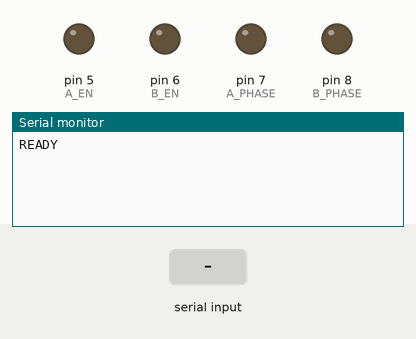
A sketch run on a simulated Arduino Uno, built with avr-gcc and run on an emulated ATmega328P. On the bench: output pins drawn as LEDs (lit = HIGH), the last lines printed to the serial monitor. Inputs (shaded band) come from the test bench.

Above: at 1.2 s.
1.3 s: "ESTOP:\n" received over Serial
At 2.5 s:
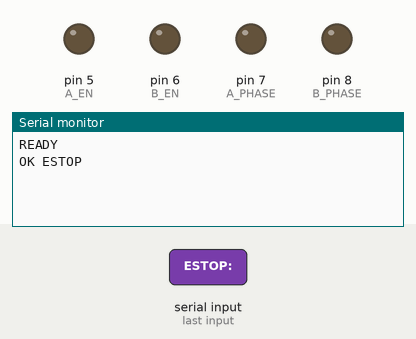
2.8 s: byte 10 ('\n') received over Serial
At 3.6 s:
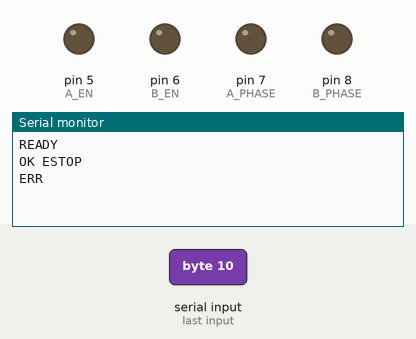
4.3 s: "RESET\n" received over Serial
At 4.8 s:
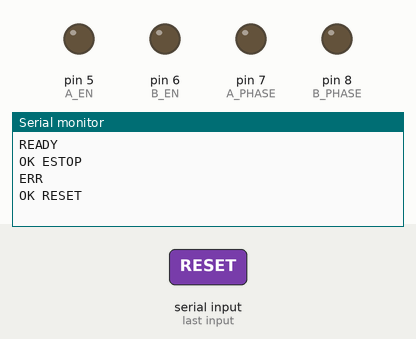

Measured:
- after the input at 1.3 s, the serial monitor: prints a new line at once (image 1)
- after the input at 2.8 s, the serial monitor: prints a new line at once (image 2)
- after the input at 4.3 s, the serial monitor: prints a new line at once (image 3)

The sketch:

sketch_sep1a.ino
```cpp
#define A_PHASE 7
#define A_EN    5   // PWM
#define B_PHASE 8
#define B_EN    6   // PWM

float leftVal = 0, rightVal = 0;  // -1.0 ～ +1.0
bool estop = false;

void setup() {
  pinMode(A_PHASE, OUTPUT);
  pinMode(B_PHASE, OUTPUT);
  pinMode(A_EN, OUTPUT);
  pinMode(B_EN, OUTPUT);

  Serial.begin(115200);
  while (!Serial) { delay(10); }
  Serial.println("READY");
}

void loop() {
  static String buf;
  while (Serial.available()) {
    char c = Serial.read();
    if (c == '\n') {
      handleLine(buf);
      buf = "";
    } else if (c != '\r') {
      buf += c;
      if (buf.length() > 100) buf = "";
    }
  }

  // モーター制御反映
  if (estop) {
    stopMotors();
  } else {
    applyMotor(leftVal,  A_PHASE, A_EN);
    applyMotor(rightVal, B_PHASE, B_EN);
  }
}

void handleLine(const String& s) {
  if (s.startsWith("ESTOP:")) {
    estop = s.endsWith("1");
    if (estop) { leftVal = 0; rightVal = 0; }
    Serial.println("OK ESTOP");
    return;
  }
  if (s == "RESET") {
    leftVal = 0; rightVal = 0; estop = false;
    Serial.println("OK RESET");
    return;
  }

  int lpos = s.indexOf("L:");
  int rpos = s.indexOf(",R:");
  if (lpos == 0 && rpos > 0) {
    String lstr = s.substring(2, rpos);
    String rstr = s.substring(rpos+3);
    float l = lstr.toFloat();
    float r = rstr.toFloat();
    leftVal  = constrain(l, -1.0, 1.0);
    rightVal = constrain(r, -1.0, 1.0);
    Serial.print("OK L="); Serial.print(leftVal,2);
    Serial.print(" R="); Serial.println(rightVal,2);
  } else {
    Serial.println("ERR");
  }
}

void applyMotor(float v, int phasePin, int enPin) {
  int pwm = (int)(fabs(v) * 255); // 0..255
  if (v > 0.01) {
    digitalWrite(phasePin, LOW);   // forward
    analogWrite(enPin, pwm);
  } else if (v < -0.01) {
    digitalWrite(phasePin, HIGH);  // backward
    analogWrite(enPin, pwm);
  } else {
    analogWrite(enPin, 0);         // stop
  }
}

void stopMotors() {
  analogWrite(A_EN, 0);
  analogWrite(B_EN, 0);
}
```
